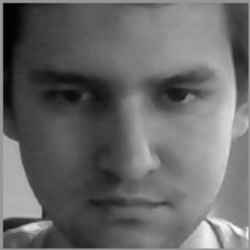
#> input picture src/main/java/face_recognition/dataset/dennis/11_faces.jpg, 250 x 250 px, found by its file name; its folder holds only this picture in this run
$ python FaceIsolator.py
#> lines starting #> are read from the running program, lines starting #| are printed output that depends on the picture; after the words box and inside, x2 and y2 are one past the last pixel; in counts of white or black regions, pixels touching at a corner belong together
import os

import cv2

imagePath = "DUMP/DENNIS"
imagePathOut = "DUMP/DENNIS/out/"

counter = 0

for img in os.listdir(imagePath):
    print(img)
    image = cv2.imread(imagePath + "/" + img)
#> image is the input picture: shape (250, 250, 3); min 0, max 253, mean 104.1
    gray = cv2.cvtColor(image, cv2.COLOR_BGR2GRAY)

    faceCascade = cv2.CascadeClassifier(cv2.data.haarcascades + "haarcascade_frontalface_default.xml")
    faces = faceCascade.detectMultiScale(gray, scaleFactor=1.3, minNeighbors=3, minSize=(30, 30), )
#> faces = [[29, 24, 196, 196]]

    for (x, y, w, h) in faces:
        cv2.rectangle(image, (x, y), (x + w, y + h), (0, 255, 0), 2)
        roi_color = image[y:y + h, x:x + w]
        output = cv2.cvtColor(roi_color, cv2.COLOR_RGB2GRAY)
        output = cv2.resize(output, (250, 250))
        cv2.imwrite(imagePathOut + str(counter) + '_faces.jpg', output)
        counter = counter + 1
#> this loop made 1 pass
#> (x, y, w, h, counter) on pass 1: (29, 24, 196, 196, 1)
#> pass 1, `roi_color = image[y:y + h, x:x + w]`:
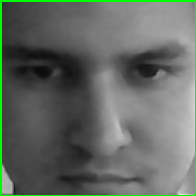
#> roi_color: shape (196, 196, 3); mean B, G, R 98.2, 105.9, 98.2
#> pass 1, `output = cv2.cvtColor(roi_color, cv2.COLOR_RGB2GRAY)`:
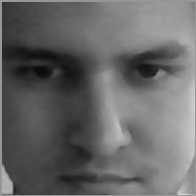
#> output: shape (196, 196); min 10, max 224, mean 102.7
#> after the loop:
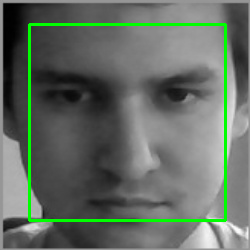
#> image: shape (250, 250, 3); 3.76% of pixels changed, all inside (x1, y1, x2, y2) = (28, 23, 227, 222)
#> after the loop, counter = 1
